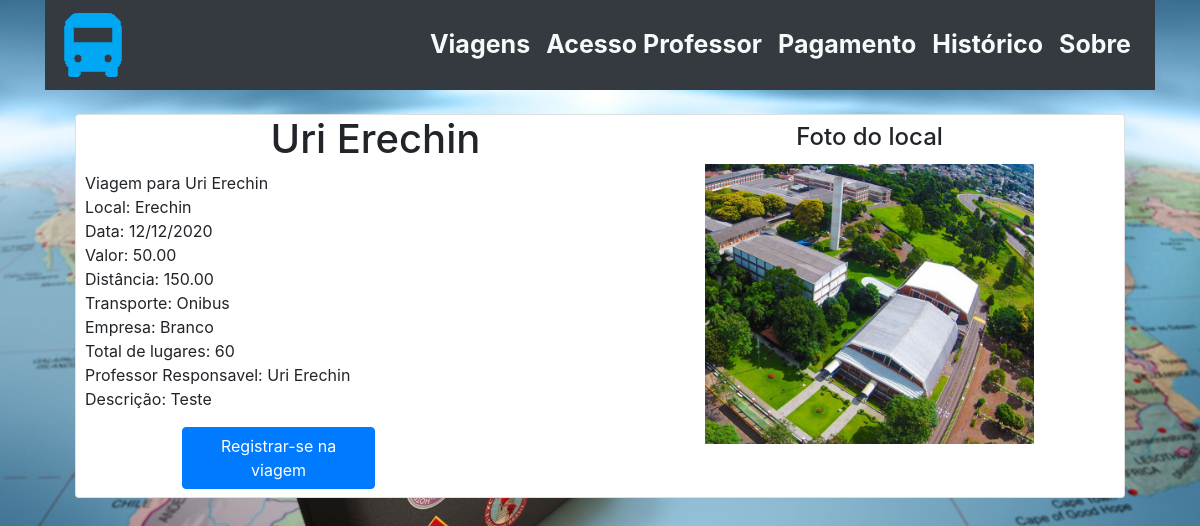
/SiteViagem/viagem.php?id_Viagem=9, run on the app's committed database.
### tables this page shows
CREATE TABLE `viagem` (
  `idViagem` int(11) NOT NULL,
  `localViagem` varchar(50) NOT NULL,
  `dataViagem` date DEFAULT NULL,
  `valorViagem` decimal(6,2) NOT NULL,
  `distanciaViagem` decimal(6,2) NOT NULL,
  `descricaoViagem` text NOT NULL,
  `titulo` varchar(40) DEFAULT NULL,
  `tipoTransporte` varchar(40) DEFAULT NULL,
  `empresa` varchar(40) DEFAULT NULL,
  `capacidadeBus` int(11) DEFAULT NULL,
  `professorResponsavel` varchar(40) DEFAULT NULL
);

CREATE TABLE `arquivo` (
  `codigo` int(11) NOT NULL,
  `arqui` varchar(200) NOT NULL,
  `dat` datetime NOT NULL
);

### SiteViagem/viagem.php (the view, shortened to what this page needs)
<?php
include('conexao.php');
?>
<!DOCTYPE html>
<html lang="pt-br">
<head>
  <link rel="stylesheet" href="css/bootstrap.min.css" type="text/css" />
  <link rel="stylesheet" href="css/styles.css">
  <link rel="stylesheet" href="scss/css.css">
</head>
<body>
  <div id="menu" class="container">
    <nav class="navbar navbar-expand-lg navbar navbar-dark bg-dark">
      <a class="navbar-brand" href="index.php"><img src="assets/bus.png" alt="Logo da Viagem"></a>
      <div class="collapse navbar-collapse" id="navbarSite">
        <ul class="nav navbar-nav ml-auto">
          <li class="nav-item">
            <a class="nav-link text-light" href="index.php">Viagens</a>
          </li>
          <li class="nav-item">
            <a class="nav-link text-light" href="loginProf.php">Acesso Professor</a>
          </li>
          <li class="nav-item">
            <a class="nav-link text-light" href="confirmaPagamento.php">Pagamento</a>
          </li>
          <li class="nav-item">
            <a class="nav-link text-light" href="historico.html">Histórico</a>
          </li>
          <li class="nav-item">
            <a class="nav-link text-light" href="sobre.html">Sobre</a>
          </li>
        </ul>
      </div>
    </nav>
    <div class="container">
      <div class="container py-3">
        <div class="card">
          <div class="row ">
            <div class="col-md-7 px-4">
              <div class="card-block px-6">
                <?php
                $id_Viagem = $_GET['id_Viagem'];
                $result_viagem = "SELECT * FROM viagem WHERE idViagem='$id_Viagem'";
                $resultado_viagem = mysqli_query($conexao, $result_viagem);
                while ($row_viagem = mysqli_fetch_assoc($resultado_viagem)) {
                ?>
                  <div class="title h1 text-center text"><?php echo "" . $row_viagem['titulo'] . "<br>"; ?> </div>
                <?php
                  $data_timestemp = strtotime($row_viagem['dataViagem']);
                  $data_br = date("d/m/Y", $data_timestemp);
                  echo "Viagem para " . $row_viagem['titulo'] . "<br>";
                  echo "Local: " . $row_viagem['localViagem'] . "<br>";
                  echo "Data: " . $data_br . "<br>";
                  echo "Valor: " . $row_viagem['valorViagem'] . "<br>";
                  echo "Distância: " . $row_viagem['distanciaViagem'] . "<br>";
                  echo "Transporte: " . $row_viagem['tipoTransporte'] . "<br>";
                  echo "Empresa: " . $row_viagem['empresa'] . "<br>";
                  echo "Total de lugares: " . $row_viagem['capacidadeBus'] . "<br>";
                  echo "Professor Responsavel: " . $row_viagem['titulo'] . "<br>";
                  echo "Descrição: " . $row_viagem['descricaoViagem'] . "<br>";
                }
                ?>
                <button type="button" class="btn btn-md btn-primary btn-block mb-2 mt-3 col-md-4 offset-md-2" data-toggle="modal" data-target="#myModal">Registrar-se na viagem</button>
              </div>
            </div>
            <?php
            $result_imagem = "SELECT * FROM arquivo WHERE codigo = $id_Viagem";
            $resultado_imagem = mysqli_query($conexao, $result_imagem);
            $rows_imagem = mysqli_fetch_assoc($resultado_imagem);
            ?>
            <div class="col-sm-12 col-md-4 mb-4">
              <h4 class="card-title text-center mt-2">Foto do local</h4>
              <img class="viag" src="./upload/<?php echo $rows_imagem['arqui']; ?>" alt="Imagem do Card">
            </div>
</body>
</html>

### SiteViagem/viagem.php (style rules this page uses)
body { background-image: url("assets/maleta.jpg"); -webkit-background-size: cover; -moz-background-size: cover; -o-background-size: cover; background-size: cover; }
.viag { max-width: 100%; width: 430px; height: 280px; object-fit: cover; object-position: bottom right; }

### data on the page
viagem: titulo "Uri Erechin", localViagem "Erechin", dataViagem "12/12/2020", valorViagem "50.00", distanciaViagem "150.00", tipoTransporte "Onibus", empresa "Branco", capacidadeBus "60", descricaoViagem "Teste"
arquivo: arqui (picture)
